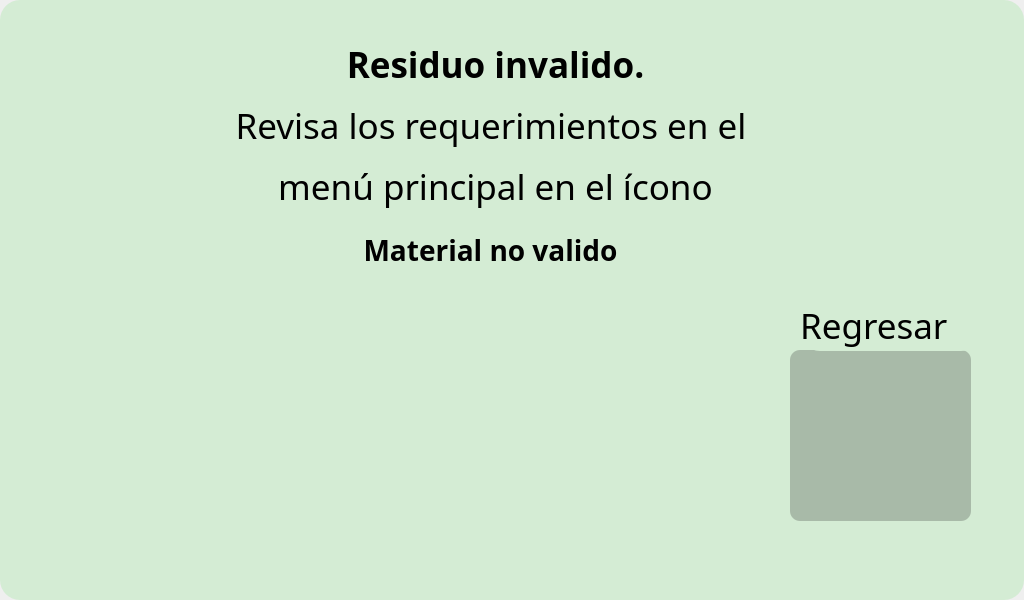
<?xml version="1.0" encoding="UTF-8"?>
<ui version="4.0">
 <class>invalida</class>
 <widget class="QMainWindow" name="invalida">
  <property name="geometry">
   <rect>
    <x>0</x>
    <y>0</y>
    <width>1024</width>
    <height>600</height>
   </rect>
  </property>
  <property name="font">
   <font>
    <family>MS UI Gothic</family>
   </font>
  </property>
  <property name="cursor">
   <cursorShape>ArrowCursor</cursorShape>
  </property>
  <property name="contextMenuPolicy">
   <enum>Qt::ActionsContextMenu</enum>
  </property>
  <property name="windowTitle">
   <string>PET-EATER</string>
  </property>
  <property name="windowIcon">
   <iconset theme="PET">
    <normaloff>:/icono/PET.png</normaloff>:/icono/PET.png</iconset>
  </property>
  <property name="styleSheet">
   <string notr="true"/>
  </property>
  <widget class="QWidget" name="centralwidget">
   <widget class="QFrame" name="fondo">
    <property name="geometry">
     <rect>
      <x>0</x>
      <y>0</y>
      <width>1024</width>
      <height>600</height>
     </rect>
    </property>
    <property name="styleSheet">
     <string notr="true">QFrame{
	
	
	background-color: rgb(212, 236, 212);
	border-radius:20px;
}</string>
    </property>
    <property name="frameShape">
     <enum>QFrame::StyledPanel</enum>
    </property>
    <property name="frameShadow">
     <enum>QFrame::Raised</enum>
    </property>
    <widget class="QLabel" name="label">
     <property name="geometry">
      <rect>
       <x>70</x>
       <y>30</y>
       <width>851</width>
       <height>191</height>
      </rect>
     </property>
     <property name="font">
      <font>
       <family>Century Gothic</family>
       <pointsize>21</pointsize>
       <weight>50</weight>
       <bold>false</bold>
      </font>
     </property>
     <property name="layoutDirection">
      <enum>Qt::LeftToRight</enum>
     </property>
     <property name="frameShape">
      <enum>QFrame::NoFrame</enum>
     </property>
     <property name="frameShadow">
      <enum>QFrame::Plain</enum>
     </property>
     <property name="text">
      <string>&lt;html&gt;&lt;head/&gt;&lt;body&gt;&lt;p align=&quot;center&quot;&gt;&lt;span style=&quot; font-size:26pt; font-weight:600;&quot;&gt;Residuo invalido.&lt;/span&gt;&lt;/p&gt;&lt;p&gt;&lt;span style=&quot; font-size:26pt;&quot;&gt;Revisa los requerimientos en el &lt;/span&gt;&lt;/p&gt;&lt;p&gt;&lt;span style=&quot; font-size:26pt;&quot;&gt;menú principal en el ícono&lt;/span&gt;&lt;/p&gt;&lt;/body&gt;&lt;/html&gt;</string>
     </property>
     <property name="alignment">
      <set>Qt::AlignCenter</set>
     </property>
    </widget>
    <widget class="QFrame" name="frame">
     <property name="geometry">
      <rect>
       <x>370</x>
       <y>310</y>
       <width>261</width>
       <height>231</height>
      </rect>
     </property>
     <property name="styleSheet">
      <string notr="true">image: url(:/imagenes/incorrecto.png);</string>
     </property>
     <property name="frameShape">
      <enum>QFrame::StyledPanel</enum>
     </property>
     <property name="frameShadow">
      <enum>QFrame::Raised</enum>
     </property>
    </widget>
    <widget class="QFrame" name="frame_2">
     <property name="geometry">
      <rect>
       <x>790</x>
       <y>150</y>
       <width>91</width>
       <height>71</height>
      </rect>
     </property>
     <property name="styleSheet">
      <string notr="true">image: url(:/imagenes/informacion.png);</string>
     </property>
     <property name="frameShape">
      <enum>QFrame::StyledPanel</enum>
     </property>
     <property name="frameShadow">
      <enum>QFrame::Raised</enum>
     </property>
    </widget>
    <widget class="QPushButton" name="regresar">
     <property name="geometry">
      <rect>
       <x>790</x>
       <y>350</y>
       <width>181</width>
       <height>171</height>
      </rect>
     </property>
     <property name="styleSheet">
      <string notr="true">color: rgb(167, 186, 167);
image: url(:/imagenes/regresar.png);
background-color: rgb(168, 186, 168);
border-radius:10px;</string>
     </property>
     <property name="text">
      <string/>
     </property>
    </widget>
    <widget class="QLabel" name="label_2">
     <property name="geometry">
      <rect>
       <x>230</x>
       <y>210</y>
       <width>521</width>
       <height>81</height>
      </rect>
     </property>
     <property name="font">
      <font>
       <family>Century Gothic</family>
       <pointsize>21</pointsize>
       <weight>50</weight>
       <bold>false</bold>
      </font>
     </property>
     <property name="layoutDirection">
      <enum>Qt::LeftToRight</enum>
     </property>
     <property name="frameShape">
      <enum>QFrame::NoFrame</enum>
     </property>
     <property name="frameShadow">
      <enum>QFrame::Plain</enum>
     </property>
     <property name="text">
      <string>&lt;html&gt;&lt;head/&gt;&lt;body&gt;&lt;p&gt;&lt;span style=&quot; font-weight:600;&quot;&gt;Material no valido&lt;/span&gt;&lt;/p&gt;&lt;/body&gt;&lt;/html&gt;</string>
     </property>
     <property name="alignment">
      <set>Qt::AlignCenter</set>
     </property>
    </widget>
    <widget class="QLabel" name="label_5">
     <property name="geometry">
      <rect>
       <x>800</x>
       <y>300</y>
       <width>181</width>
       <height>51</height>
      </rect>
     </property>
     <property name="font">
      <font>
       <family>Century Gothic</family>
       <pointsize>26</pointsize>
      </font>
     </property>
     <property name="text">
      <string>&lt;html&gt;&lt;head/&gt;&lt;body&gt;&lt;p align=&quot;justify&quot;&gt;Regresar&lt;/p&gt;&lt;/body&gt;&lt;/html&gt;</string>
     </property>
     <property name="alignment">
      <set>Qt::AlignCenter</set>
     </property>
    </widget>
   </widget>
  </widget>
 </widget>
 <resources>
  <include location="imag.qrc"/>
 </resources>
 <connections/>
</ui>
